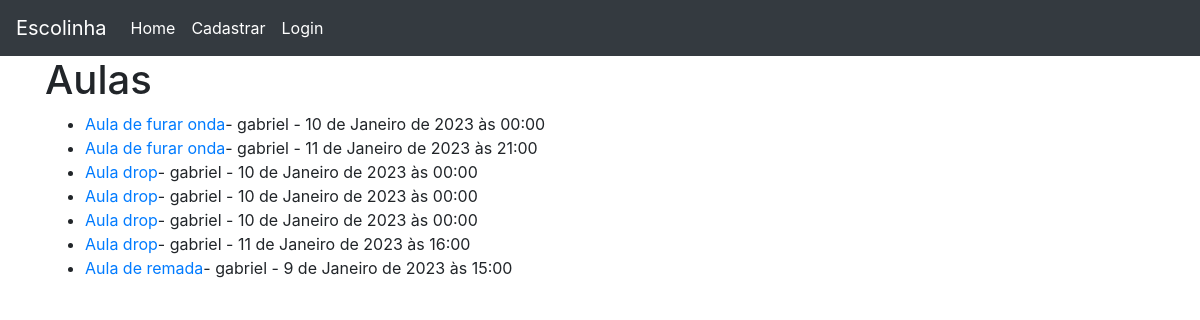
Before: / with the older database file.
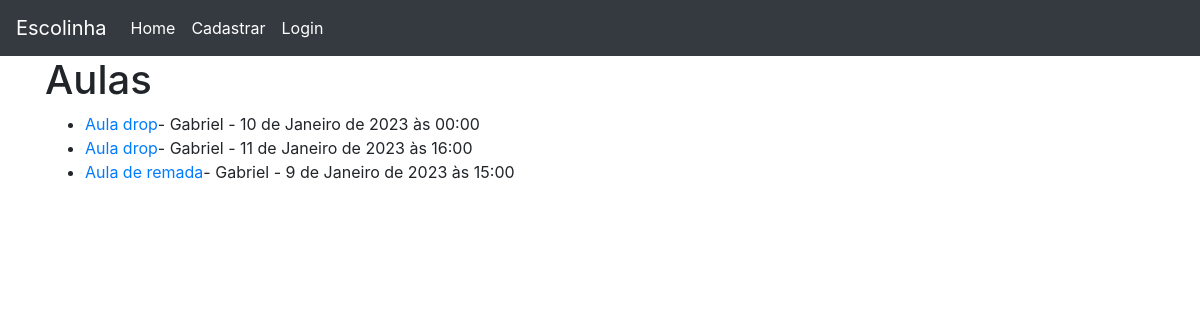
After: the same page with the newer database file.
### control/models.py (models this page shows, shortened)
class Aula(models.Model):
    titulo = models.CharField(max_length=255)
    data = models.DateTimeField()
    instrutor = models.ForeignKey(User, on_delete=models.CASCADE,)

### control/views.py (the view)
# urls.py: path('', HomeView.as_view(), name="home"),
class HomeView(ListView):
    model = Aula
    template_name = 'home.html'
    ordering = ['-id']

### control/templates/home.html (shortened to what this page needs)
{% extends 'base.html' %}
{% block content %}
<h1>Aulas</h1>
    <ul>
        {% for Aula in object_list %}
            <li>
                <a href="{% url 'checkin' Aula.pk %}">{{Aula.titulo}}</a>- {{Aula.instrutor}} - {{Aula.data}}
            </li>
        {% endfor %}
    </ul>
{% endblock %}

### control/templates/base.html (shortened to what this page needs)
<!DOCTYPE html>
<html lang="pt-br">
  <head>
    <link rel="stylesheet" href="https://stackpath.bootstrapcdn.com/bootstrap/4.1.3/css/bootstrap.min.css">
  </head>
  <body>
    <nav class="navbar navbar-dark bg-dark navbar-expand-lg">
        <a class="navbar-brand" href="{% url 'home' %}">Escolinha</a>
        <div class="collapse navbar-collapse" id="navbarNav">
          <ul class="navbar-nav">
            <li class="nav-item active">
              <a class="nav-link" href="{% url 'home' %}">Home <span class="sr-only">(Página atual)</span></a>
            </li>
            {% if user.is_authenticated %}
              <li class="nav-item active">
                <a class="nav-link" href="{% url 'add_aula' %}">Criar aula<span class="sr-only">(Página atual)</span></a>
              </li>
              <li class="nav-item active">
                <a class="nav-link" href="{% url 'logout' %}">Logout<span class="sr-only">(Página atual)</span></a>
              </li>
            {% else %}
              <li class="nav-item active">
                <a class="nav-link" href="{% url 'register' %}">Cadastrar<span class="sr-only">(Página atual)</span></a>
              </li>
              <li class="nav-item active">
                <a class="nav-link" href="{% url 'login' %}">Login<span class="sr-only">(Página atual)</span></a>
              </li>
            {% endif %}
          </ul>
        </div>
      </nav>
    <div class="container">
        {% block content %}
        {% endblock %}
    </div>
  </body>
</html>

Changed rows visible on the page:
removed Aula: titulo "Aula de furar onda", instrutor "gabriel", data "10 de Janeiro de 2023 às 00:00"
removed Aula: titulo "Aula de furar onda", instrutor "gabriel", data "11 de Janeiro de 2023 às 21:00"
removed Aula: titulo "Aula drop", instrutor "gabriel", data "10 de Janeiro de 2023 às 00:00"
removed Aula: titulo "Aula drop", instrutor "gabriel", data "10 de Janeiro de 2023 às 00:00"
changed through a linked row, Aula "10 de Janeiro de 2023 às 00:00": instrutor "gabriel" → "Gabriel"
changed through a linked row, Aula "11 de Janeiro de 2023 às 16:00": instrutor "gabriel" → "Gabriel"
changed through a linked row, Aula "Aula de remada": instrutor "gabriel" → "Gabriel"
